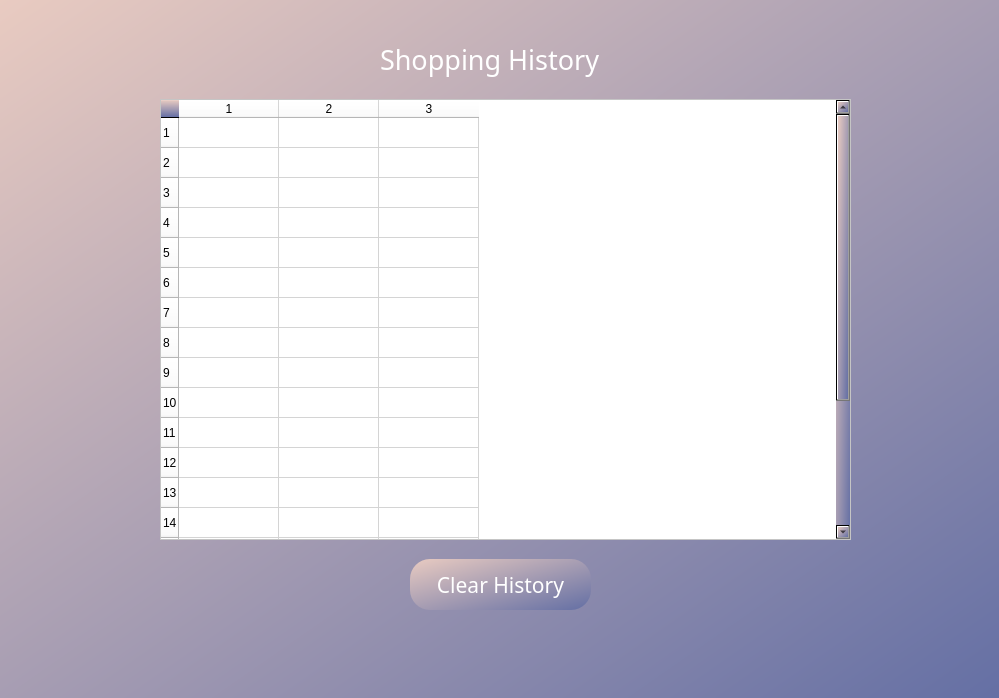
<?xml version="1.0" encoding="UTF-8"?>
<ui version="4.0">
 <class>Dialog</class>
 <widget class="QDialog" name="Dialog">
  <property name="geometry">
   <rect>
    <x>0</x>
    <y>0</y>
    <width>999</width>
    <height>698</height>
   </rect>
  </property>
  <property name="windowTitle">
   <string>Dialog</string>
  </property>
  <widget class="QWidget" name="widget" native="true">
   <property name="geometry">
    <rect>
     <x>0</x>
     <y>-1</y>
     <width>1001</width>
     <height>701</height>
    </rect>
   </property>
   <property name="styleSheet">
    <string notr="true">
background-color: qlineargradient(spread:pad, x1:0, y1:0, x2:1, y2:1, stop:0 rgba(233, 203, 193, 255), stop:1 rgba(100, 111, 164, 255));</string>
   </property>
   <widget class="QLabel" name="label">
    <property name="geometry">
     <rect>
      <x>0</x>
      <y>0</y>
      <width>211</width>
      <height>91</height>
     </rect>
    </property>
    <property name="styleSheet">
     <string notr="true">background: transparent</string>
    </property>
    <property name="text">
     <string/>
    </property>
    <property name="pixmap">
     <pixmap>UI Icons/1x/1x/Asset 3.png</pixmap>
    </property>
   </widget>
   <widget class="QLabel" name="label_3">
    <property name="geometry">
     <rect>
      <x>0</x>
      <y>632</y>
      <width>1001</width>
      <height>71</height>
     </rect>
    </property>
    <property name="styleSheet">
     <string notr="true">background: transparent</string>
    </property>
    <property name="text">
     <string/>
    </property>
    <property name="pixmap">
     <pixmap>UI Icons/1x/1x/Asset 5.png</pixmap>
    </property>
   </widget>
   <widget class="QLabel" name="error">
    <property name="geometry">
     <rect>
      <x>620</x>
      <y>380</y>
      <width>271</width>
      <height>41</height>
     </rect>
    </property>
    <property name="styleSheet">
     <string notr="true">background: transparent;
color:rgb(255, 2, 27);
font: 12pt&quot;Times New Roman&quot;
</string>
    </property>
    <property name="text">
     <string/>
    </property>
   </widget>
   <widget class="QLabel" name="label_4">
    <property name="geometry">
     <rect>
      <x>380</x>
      <y>20</y>
      <width>251</width>
      <height>81</height>
     </rect>
    </property>
    <property name="font">
     <font>
      <family>Montserrat Bold</family>
      <pointsize>20</pointsize>
      <weight>50</weight>
      <italic>false</italic>
      <bold>false</bold>
      <underline>false</underline>
     </font>
    </property>
    <property name="styleSheet">
     <string notr="true">color: rgb(255, 255, 255);
background: transparent;
font: 20pt&quot;Montserrat Bold&quot;
</string>
    </property>
    <property name="text">
     <string>Shopping History</string>
    </property>
   </widget>
   <widget class="QTableWidget" name="tableHistory">
    <property name="geometry">
     <rect>
      <x>160</x>
      <y>100</y>
      <width>691</width>
      <height>441</height>
     </rect>
    </property>
    <property name="styleSheet">
     <string notr="true">background-color: rgb(255, 255, 255);</string>
    </property>
    <property name="rowCount">
     <number>20</number>
    </property>
    <property name="columnCount">
     <number>3</number>
    </property>
    <row/>
    <row/>
    <row/>
    <row/>
    <row/>
    <row/>
    <row/>
    <row/>
    <row/>
    <row/>
    <row/>
    <row/>
    <row/>
    <row/>
    <row/>
    <row/>
    <row/>
    <row/>
    <row/>
    <row/>
    <column/>
    <column/>
    <column/>
   </widget>
   <widget class="QPushButton" name="RemoveHistory">
    <property name="geometry">
     <rect>
      <x>410</x>
      <y>560</y>
      <width>181</width>
      <height>51</height>
     </rect>
    </property>
    <property name="font">
     <font>
      <family>Montserrat Bold</family>
      <pointsize>16</pointsize>
      <weight>50</weight>
      <italic>false</italic>
      <bold>false</bold>
      <underline>false</underline>
      <stylestrategy>PreferAntialias</stylestrategy>
     </font>
    </property>
    <property name="cursor">
     <cursorShape>PointingHandCursor</cursorShape>
    </property>
    <property name="styleSheet">
     <string notr="true">QPushButton#RemoveHistory{
	border-radius:20px;
	color: rgb(255, 255, 255);
	font: 16pt &quot;Montserrat Bold&quot;;
	background-color: qlineargradient(spread:pad, x1:0, y1:0, x2:1, y2:1, stop:0 			rgba(0, 4, 40, 255), stop:1 rgba(0, 78, 146, 255));}
QPushButton#RemoveHistory:hover{
	border-radius:20px;
	color: rgb(255, 255, 255);
	font: 16pt &quot;Montserrat Bold&quot;;
	background-color: qlineargradient(spread:pad, x1:0, y1:0, x2:1, y2:1, stop:0 			rgba(50, 4, 40, 255), stop:1 rgba(70, 78, 146, 255));}
QPushButton#RemoveHistory:pressed{
	border-radius:20px;
	color: rgb(255, 255, 255);
	font: 16pt &quot;Montserrat Bold&quot;;
	background-color: qlineargradient(spread:pad, x1:0, y1:0, x2:1, y2:1, stop:0 			rgba9(90, 200, 60, 60), stop:1 rgba(120, 78, 160, 50));}
</string>
    </property>
    <property name="text">
     <string>Clear History</string>
    </property>
   </widget>
  </widget>
 </widget>
 <resources/>
 <connections/>
</ui>
